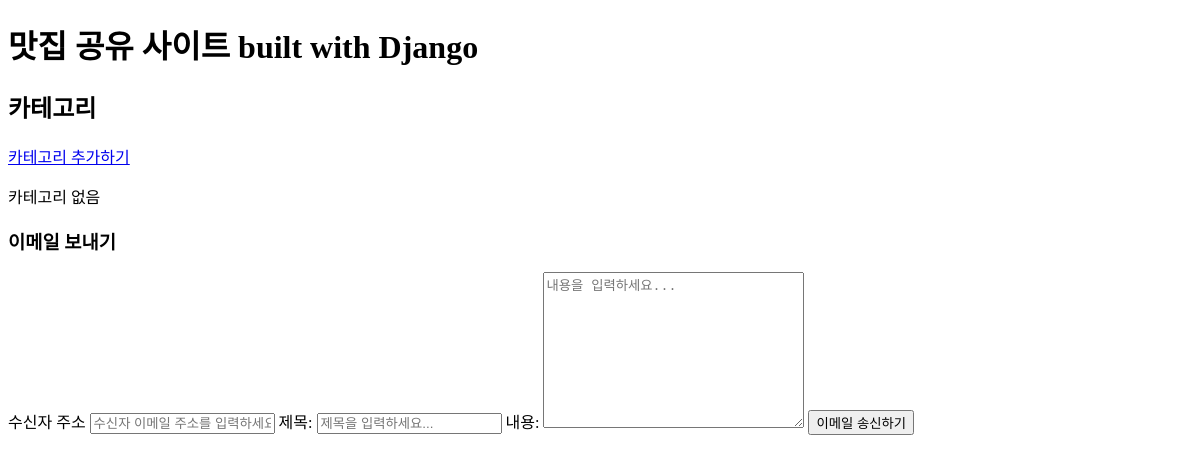
The app's page /gourmets/, older data.
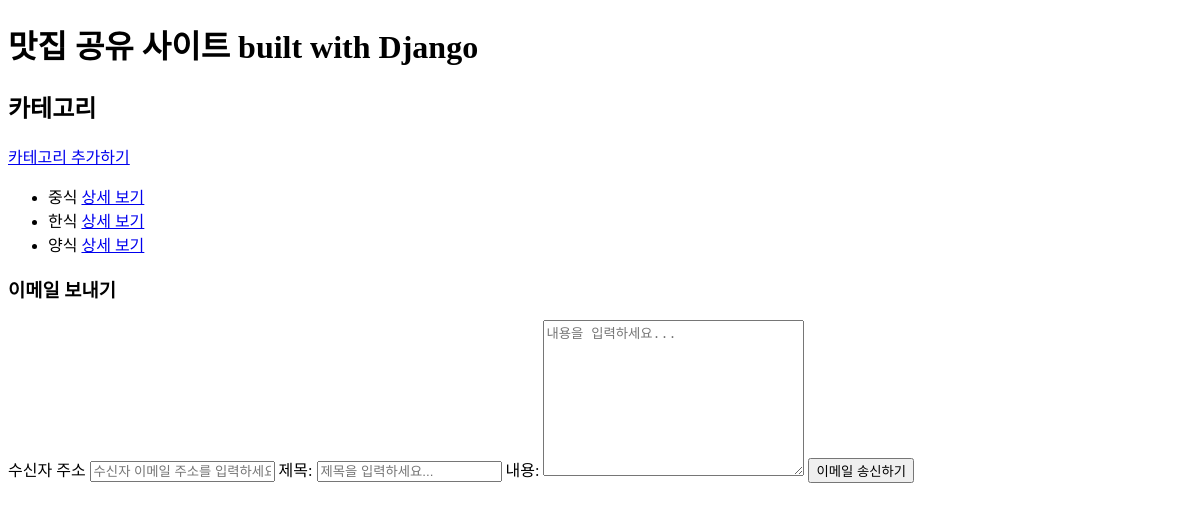
The same page, newer data.
### Michelin/models.py (models this page shows, shortened)
class Category(models.Model):
    name = models.CharField(max_length = 100)
    date = models.DateTimeField(default = timezone.now())

### Michelin/views.py (the view)
# urls.py: path("", views.index, name = "index"),
def index(request):
    categories = Category.objects.all()
    restaurants = Restaurant.objects.all()
    return render(request, "./index.html", {
        "categories": categories,
        "restaurants": restaurants
    })

### Michelin/templates/index.html (shortened to what this page needs)
<!DOCTYPE html>
<html lang="ko">
<head>
</head>
<body>
    <h1>맛집 공유 사이트 built with Django</h1>
    <h2>카테고리</h2>
    <a href="{% url 'michelin:new_category' %}">카테고리 추가하기</a>
    {% if categories %}
    <ul>
        {% for category in categories %}
        <li>{{ category.name }}
            <a href="{% url 'michelin:show_restaurants' category.id %}">상세 보기</a>
        </li>
        {% endfor %}
    </ul>
    {% else %}
    <p>카테고리 없음</p>
    {% endif %}
    <h3>이메일 보내기</h3>
    <form action="/send_email" method="POST">
        <label for="address">수신자 주소</label>
        <input type="text" name="address" id="address" placeholder="수신자 이메일 주소를 입력하세요...">
        <label for="title">제목:</label>
        <input type="text" name="title" id="title" placeholder="제목을 입력하세요...">
        <label for="content">내용:</label>
        <textarea name="content" id="content" cols="30" rows="10" placeholder="내용을 입력하세요..."></textarea>
        <button type="submit">이메일 송신하기</button>
    </form>
</body>
</html>

Row changes from the older to the newer data that the page shows:
added Category: name "중식"
added Category: name "한식"
added Category: name "양식"
Text that changed along with them:
text no longer shown: "카테고리 없음"
